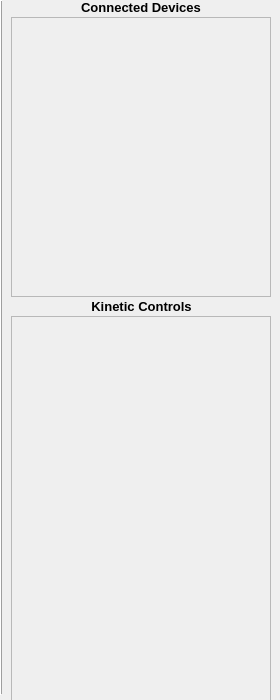
<?xml version="1.0" encoding="UTF-8"?>
<ui version="4.0">
 <class>Sidebar</class>
 <widget class="QWidget" name="Sidebar">
  <property name="geometry">
   <rect>
    <x>0</x>
    <y>0</y>
    <width>280</width>
    <height>700</height>
   </rect>
  </property>
  <property name="sizePolicy">
   <sizepolicy hsizetype="Preferred" vsizetype="Preferred">
    <horstretch>0</horstretch>
    <verstretch>0</verstretch>
   </sizepolicy>
  </property>
  <property name="minimumSize">
   <size>
    <width>280</width>
    <height>700</height>
   </size>
  </property>
  <property name="maximumSize">
   <size>
    <width>281</width>
    <height>10000</height>
   </size>
  </property>
  <property name="font">
   <font>
    <family>Segoe UI</family>
   </font>
  </property>
  <property name="windowTitle">
   <string>Form</string>
  </property>
  <property name="styleSheet">
   <string notr="true"/>
  </property>
  <layout class="QGridLayout" name="gridLayout">
   <property name="leftMargin">
    <number>0</number>
   </property>
   <property name="topMargin">
    <number>0</number>
   </property>
   <property name="rightMargin">
    <number>0</number>
   </property>
   <property name="bottomMargin">
    <number>5</number>
   </property>
   <property name="horizontalSpacing">
    <number>0</number>
   </property>
   <property name="verticalSpacing">
    <number>2</number>
   </property>
   <item row="2" column="0">
    <widget class="Line" name="line">
     <property name="frameShadow">
      <enum>QFrame::Raised</enum>
     </property>
     <property name="lineWidth">
      <number>1</number>
     </property>
     <property name="orientation">
      <enum>Qt::Vertical</enum>
     </property>
    </widget>
   </item>
   <item row="2" column="1">
    <layout class="QVBoxLayout" name="verticalLayout">
     <property name="spacing">
      <number>2</number>
     </property>
     <property name="leftMargin">
      <number>0</number>
     </property>
     <property name="rightMargin">
      <number>0</number>
     </property>
     <property name="bottomMargin">
      <number>0</number>
     </property>
     <item alignment="Qt::AlignHCenter">
      <widget class="QLabel" name="label_2">
       <property name="sizePolicy">
        <sizepolicy hsizetype="Preferred" vsizetype="Fixed">
         <horstretch>0</horstretch>
         <verstretch>0</verstretch>
        </sizepolicy>
       </property>
       <property name="maximumSize">
        <size>
         <width>16777215</width>
         <height>30</height>
        </size>
       </property>
       <property name="font">
        <font>
         <family>Segoe UI</family>
         <pointsize>10</pointsize>
         <bold>true</bold>
        </font>
       </property>
       <property name="text">
        <string>Connected Devices</string>
       </property>
       <property name="alignment">
        <set>Qt::AlignBottom|Qt::AlignHCenter</set>
       </property>
      </widget>
     </item>
     <item alignment="Qt::AlignHCenter">
      <widget class="QFrame" name="device_frame">
       <property name="sizePolicy">
        <sizepolicy hsizetype="Fixed" vsizetype="Preferred">
         <horstretch>0</horstretch>
         <verstretch>0</verstretch>
        </sizepolicy>
       </property>
       <property name="minimumSize">
        <size>
         <width>260</width>
         <height>280</height>
        </size>
       </property>
       <property name="maximumSize">
        <size>
         <width>260</width>
         <height>16777215</height>
        </size>
       </property>
       <property name="styleSheet">
        <string notr="true"/>
       </property>
       <property name="frameShape">
        <enum>QFrame::StyledPanel</enum>
       </property>
       <property name="frameShadow">
        <enum>QFrame::Raised</enum>
       </property>
      </widget>
     </item>
     <item alignment="Qt::AlignHCenter">
      <widget class="QLabel" name="label">
       <property name="maximumSize">
        <size>
         <width>16777215</width>
         <height>30</height>
        </size>
       </property>
       <property name="font">
        <font>
         <family>Segoe UI</family>
         <pointsize>10</pointsize>
         <bold>true</bold>
        </font>
       </property>
       <property name="text">
        <string>Kinetic Controls</string>
       </property>
       <property name="alignment">
        <set>Qt::AlignBottom|Qt::AlignHCenter</set>
       </property>
      </widget>
     </item>
     <item alignment="Qt::AlignHCenter">
      <widget class="QFrame" name="kinetic_frame">
       <property name="sizePolicy">
        <sizepolicy hsizetype="Fixed" vsizetype="Preferred">
         <horstretch>0</horstretch>
         <verstretch>0</verstretch>
        </sizepolicy>
       </property>
       <property name="minimumSize">
        <size>
         <width>260</width>
         <height>450</height>
        </size>
       </property>
       <property name="maximumSize">
        <size>
         <width>260</width>
         <height>500</height>
        </size>
       </property>
       <property name="styleSheet">
        <string notr="true"/>
       </property>
       <property name="frameShape">
        <enum>QFrame::StyledPanel</enum>
       </property>
       <property name="frameShadow">
        <enum>QFrame::Raised</enum>
       </property>
      </widget>
     </item>
    </layout>
   </item>
  </layout>
 </widget>
 <resources/>
 <connections/>
</ui>
